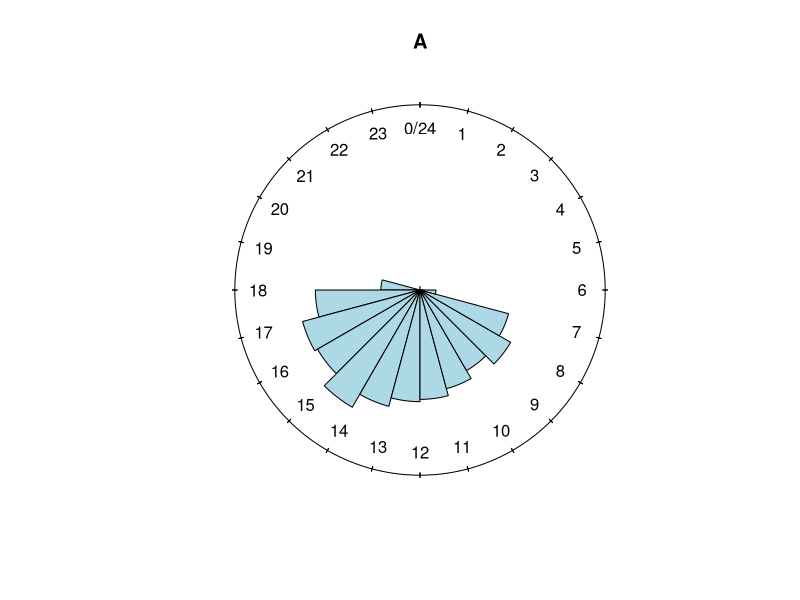
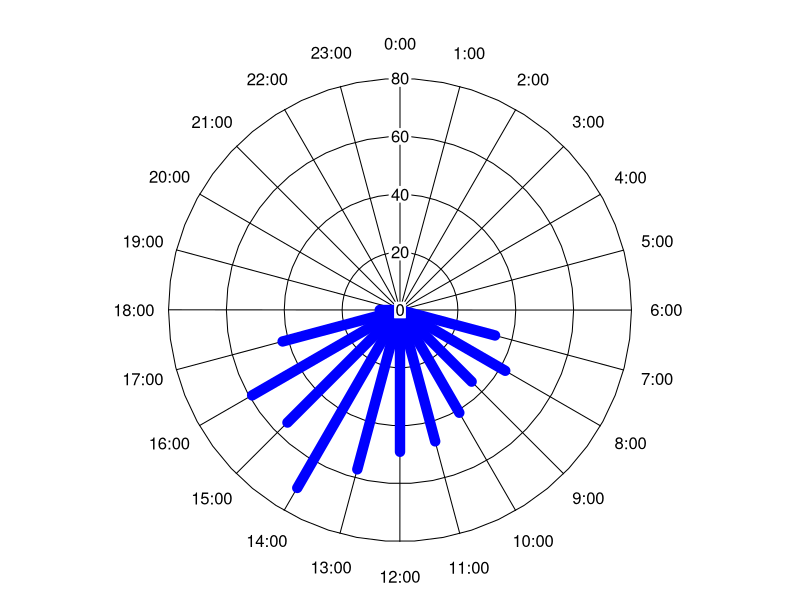

R code for these plots, in order:
## ---- chunk 1
knitr::opts_chunk$set(echo = TRUE)
## ---- chunk 2

library("circular")

## ---- chunk 3

actividad<-read.table("./data/activity.txt", header= T)

radian <- actividad$Time_2*2*pi

data <- radian[actividad$Condition == "A"]

## ---- chunk 4

as.circular(data)

n_a <- circular(data%%24, 
                     units="radians", template="clock24")

## ---- chunk 5

rose.diag(n_a, bin = 24, col = "lightblue", main = "A", 
          prop = 2)

## ---- chunk 6

library("plotrix")

## ---- chunk 7

actividad_table<-read.table("./data/records_hour.txt", header= T)


## ---- chunk 8

clock<-c(0:23) 
clock24.plot(actividad_table$A,clock, minutes=T, label.prop=c(1.15,1.15),show.grid.labels = 3,  show.grid=T, grid.bg="white", grid.left=T,grid.col="black",rad.col="black", rp.type="r",lwd=10,line.col="blue",lty=1, main="",add=F)
